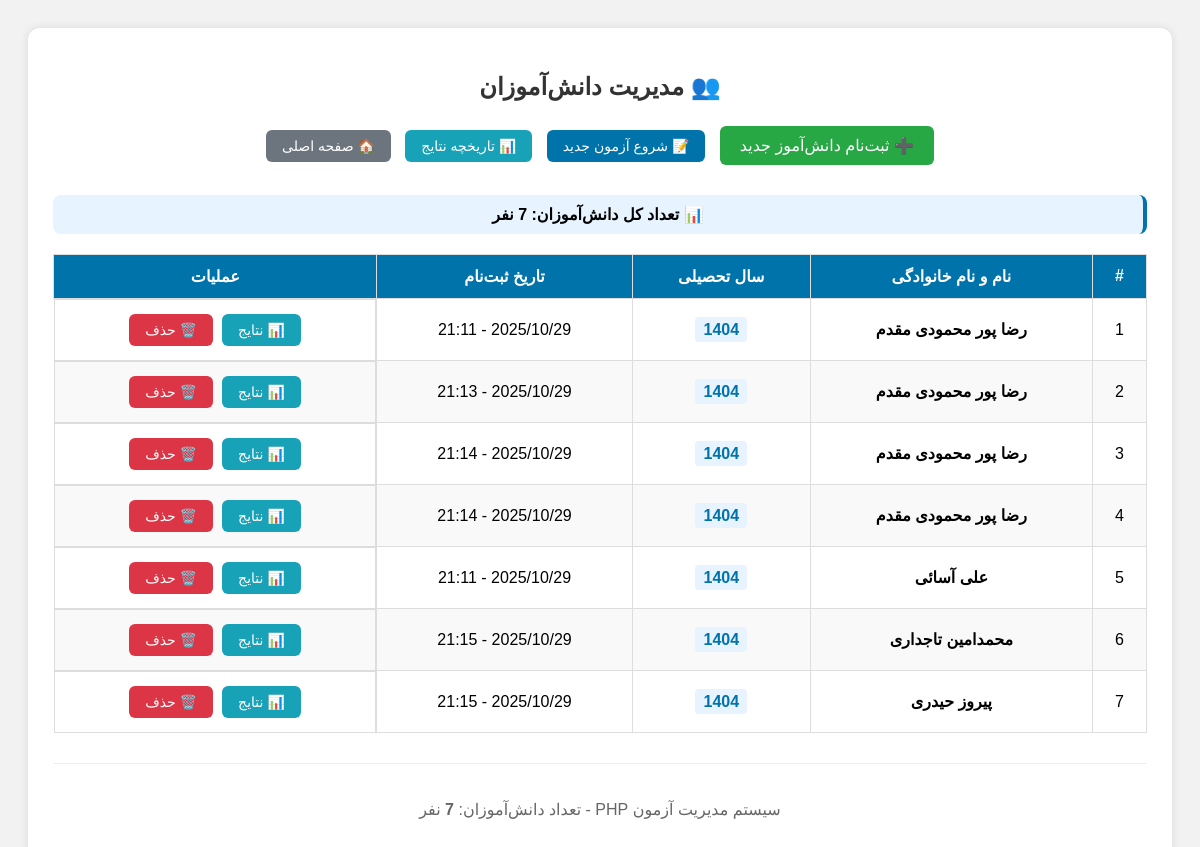
Screenshot of /manage_students.php with the database file from the repository.
### tables this page shows
CREATE TABLE `students` (
  `id` int(11) NOT NULL,
  `full_name` varchar(100) NOT NULL,
  `academic_year` int(4) NOT NULL,
  `created_at` datetime DEFAULT current_timestamp()
);

### manage_students.php (the view, shortened to what this page needs)
<?php
require 'db.php';
$students = $conn->query("SELECT * FROM students ORDER BY academic_year DESC, full_name ASC");
?>
<!DOCTYPE html>
<html lang="fa">
<head>
</head>
<body>
<div class="container">
    <h2>👥 مدیریت دانش‌آموزان</h2>
    <div class="header-links">
        <a href="register_student.php" class="button button-add">➕ ثبت‌نام دانش‌آموز جدید</a>
        <a href="start_quiz.php" class="button button-quiz">📝 شروع آزمون جدید</a>
        <a href="results_history.php" class="button button-results">📊 تاریخچه نتایج</a>
        <a href="index.php" class="button button-home">🏠 صفحه اصلی</a>
    </div>
    <?php if ($students->num_rows > 0): ?>
        <div class="student-count">
            📊 تعداد کل دانش‌آموزان: <?= $students->num_rows ?> نفر
        </div>
        <table>
            <thead>
                <tr>
                    <th>#</th>
                    <th>نام و نام خانوادگی</th>
                    <th>سال تحصیلی</th>
                    <th>تاریخ ثبت‌نام</th>
                    <th>عملیات</th>
                </tr>
            </thead>
            <tbody>
                <?php
                $counter = 1;
                while ($row = $students->fetch_assoc()):
                ?>
                    <tr>
                        <td><?= $counter++ ?></td>
                        <td style="font-weight: bold;"><?= htmlspecialchars($row['full_name']) ?></td>
                        <td>
                            <span class="academic-year"><?= htmlspecialchars($row['academic_year']) ?></span>
                        </td>
                        <td><?= date("Y/m/d - H:i", strtotime($row['created_at'])) ?></td>
                        <td class="actions">
                            <a href="student_results.php?student_id=<?= $row['id'] ?>" class="button button-results" title="مشاهده نتایج">
                                📊 نتایج
                            </a>
                            <a href="manage_students.php?delete=<?= $row['id'] ?>"
                               class="button button-delete"
                               title="حذف دانش‌آموز"
                               onclick="return confirm('آیا از حذف «<?= htmlspecialchars($row['full_name']) ?>» مطمئن هستید؟ این عمل غیرقابل بازگشت است!')">
                                🗑️ حذف
                            </a>
                        </td>
                    </tr>
                <?php endwhile; ?>
            </tbody>
        </table>
    <?php endif; ?>
    <div style="text-align: center; margin-top: 30px; padding-top: 20px; border-top: 1px solid #eee;">
        <p style="color: #666;">سیستم مدیریت آزمون PHP - تعداد دانش‌آموزان: <strong><?= $students->num_rows ?></strong> نفر</p>
    </div>
</div>
</body>
</html>

### manage_students.php (style rules this page uses)
body { direction: rtl; font-family: sans-serif; background: #f2f2f2; padding: 20px; }
.container { max-width: 1200px; margin: auto; background: white; padding: 25px; border-radius: 12px; box-shadow: 0 0 10px rgba(0,0,0,0.1); }
h2 { text-align: center; color: #333; margin-bottom: 20px; }
table { width: 100%; border-collapse: collapse; background: #fff; margin-top: 20px; }
th, td { border: 1px solid #ddd; padding: 12px; text-align: center; }
th { background: #0073aa; color: #fff; font-weight: bold; }
tr:nth-child(even) { background: #f9f9f9; }
.button { padding: 8px 16px; border-radius: 6px; text-decoration: none; color: #fff; margin: 2px; display: inline-block; font-size: 14px; transition: 0.3s; }
.button-results { background: #17a2b8; }
.button-delete { background: #dc3545; }
.button-add { background: #28a745; padding: 10px 20px; font-size: 16px; }
.button-home { background: #6c757d; }
.button-quiz { background: #0073aa; }
.header-links { margin-bottom: 25px; text-align: center; }
.header-links .button { margin: 5px; }
.student-count { background: #e7f3ff; padding: 10px 15px; border-radius: 8px; margin-bottom: 15px; text-align: center; border-right: 4px solid #0073aa; font-weight: bold; }
.actions { display: flex; justify-content: center; gap: 5px; }
.academic-year { font-weight: bold; color: #0073aa; background: #e7f3ff; padding: 4px 8px; border-radius: 4px; }

### rows the page displays
students: full_name "رضا پور محمودی مقدم", academic_year "1404", created_at "2025/10/29 - 21:11"
students: full_name "رضا پور محمودی مقدم", academic_year "1404", created_at "2025/10/29 - 21:13"
students: full_name "رضا پور محمودی مقدم", academic_year "1404", created_at "2025/10/29 - 21:14"
students: full_name "رضا پور محمودی مقدم", academic_year "1404", created_at "2025/10/29 - 21:14"
students: full_name "علی آسائی", academic_year "1404", created_at "2025/10/29 - 21:11"
students: full_name "محمدامین تاجداری", academic_year "1404", created_at "2025/10/29 - 21:15"
students: full_name "پیروز حیدری", academic_year "1404", created_at "2025/10/29 - 21:15"

### other values shown
$students->num_rows "7"
